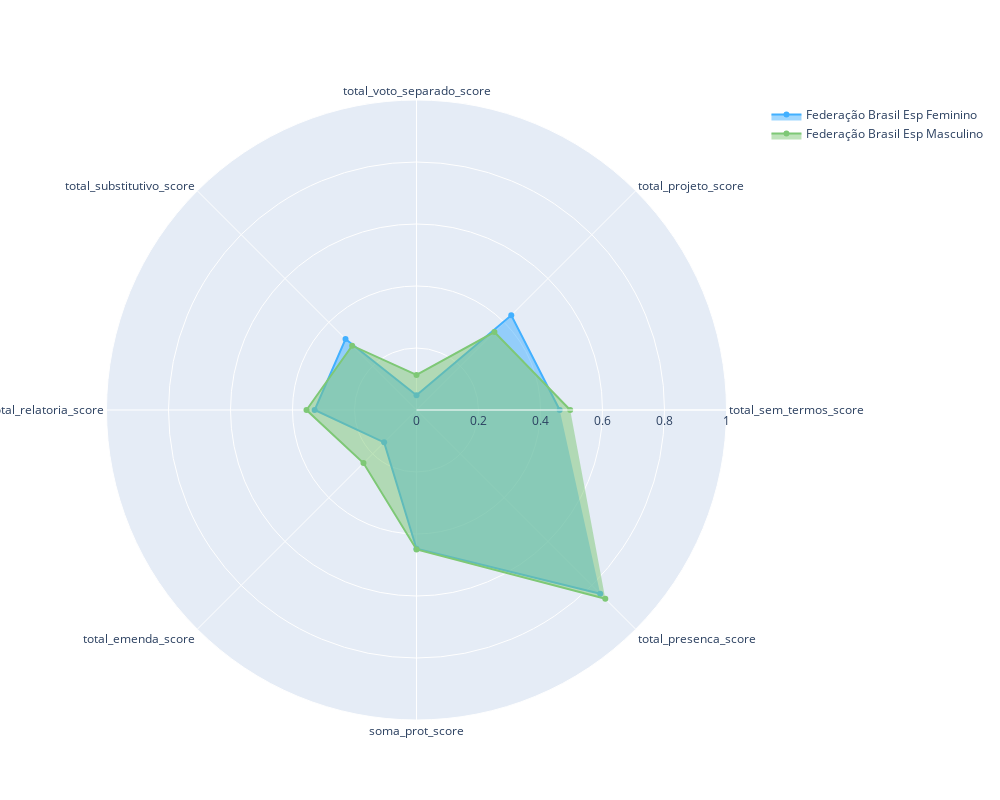

Notebook cell for this chart:
### Code cell
# Federação Brasil da Esperança
bloco_esperanca = indicadores[indicadores['bloco'] == 'Federação Brasil da Esperança']
bloco_esperanca_sexo = bloco_esperanca.groupby(['sexo']).mean().reset_index()

categories = ['total_sem_termos_score','total_projeto_score','total_voto_separado_score','total_substitutivo_score','total_relatoria_score','total_emenda_score','soma_prot_score','total_presenca_score']

color_map = {
    'Masculino': '#7EC876',
    'Feminino': '#42B0FF'
}

fig = go.Figure()

# Adicionar traces ao gráfico para cada combinação de bloco e sexo
for (sexo), group in bloco_esperanca_sexo.groupby(['sexo']):
    fig.add_trace(go.Scatterpolar(
        r=group[categories].values.flatten().tolist(),
        theta=categories,
        fill='toself',
        name=f'Federação Brasil Esp {sexo}',
        line_color=color_map[sexo],
    ))

# Customização do gráfico
fig.update_layout(
    polar=dict(
        radialaxis=dict(
            visible=True,
            range=[0, 1]  # ajuste conforme necessário
        )),
    showlegend=True,
    width=1000,  # Largura da figura
    height=800  # Altura da figura
)

# Salvando o gráfico
fig.show()

### Figure 1 — Plotly figure (JSON) as saved in the notebook; plotly's stock layout.template omitted (floating-point values rounded to 4 significant figures)
{"data": [{"fill": "toself", "line": {"color": "#42B0FF"}, "name": "Federação Brasil Esp Feminino", "r": [0.4619, 0.4324, 0.04762, 0.3238, 0.3286, 0.1476, 0.4476, 0.8381], "theta": ["total_sem_termos_score", "total_projeto_score", "total_voto_separado_score", "total_substitutivo_score", "total_relatoria_score", "total_emenda_score", "soma_prot_score", "total_presenca_score"], "type": "scatterpolar"}, {"fill": "toself", "line": {"color": "#7EC876"}, "name": "Federação Brasil Esp Masculino", "r": [0.4958, 0.3555, 0.1129, 0.2935, 0.3548, 0.2419, 0.45, 0.8613], "theta": ["total_sem_termos_score", "total_projeto_score", "total_voto_separado_score", "total_substitutivo_score", "total_relatoria_score", "total_emenda_score", "soma_prot_score", "total_presenca_score"], "type": "scatterpolar"}], "layout": {"height": 800, "polar": {"angularaxis": {"type": "category"}, "radialaxis": {"autorange": false, "range": [0, 1], "type": "linear", "visible": true}}, "showlegend": true, "width": 1000}}
